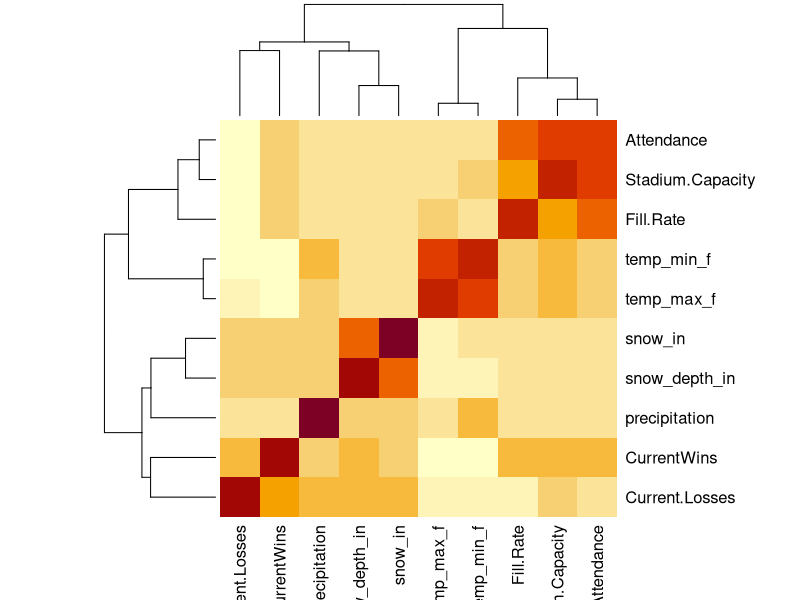
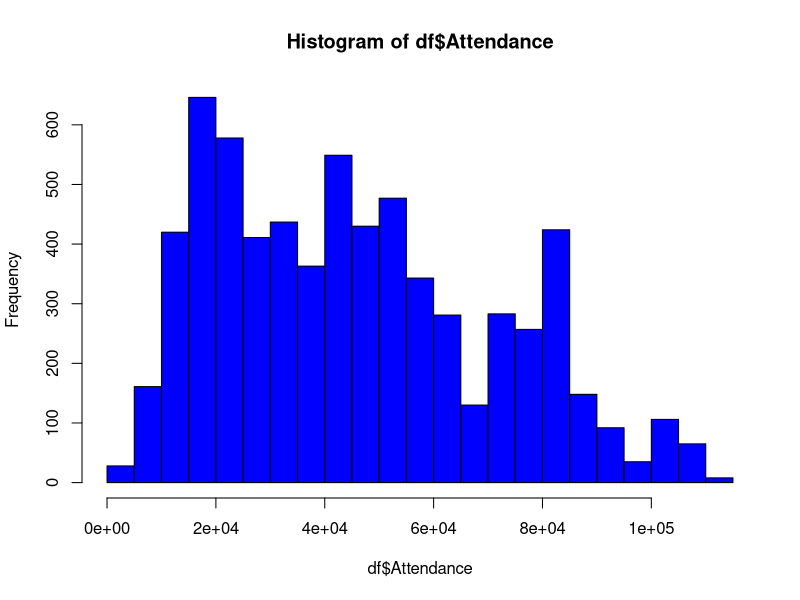
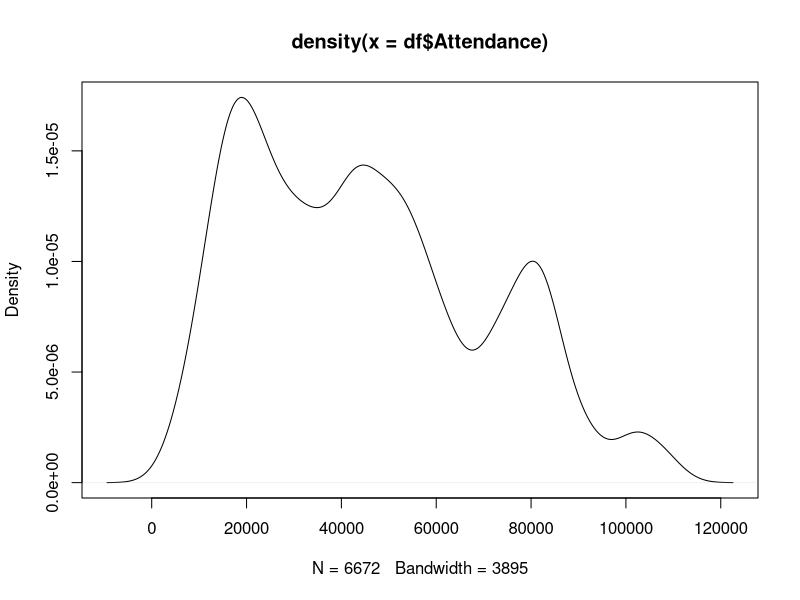
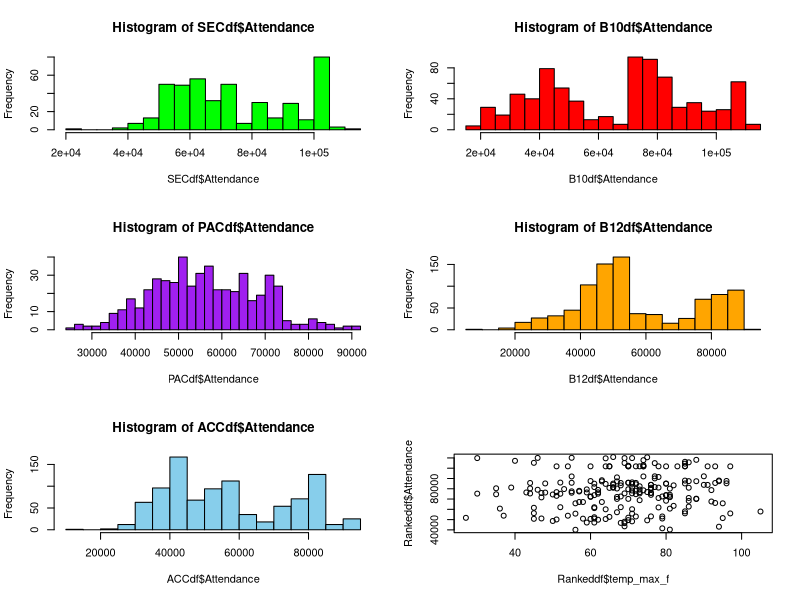
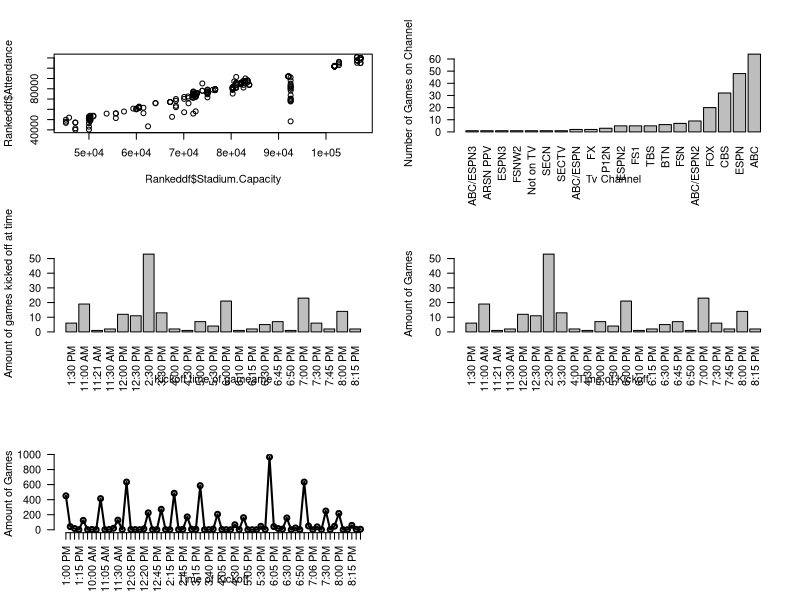

Here is the R script that generated these plots, in order:
#import packages
library(datasets)
library(tidyverse)
library(psych)

#Beginning the exploration
df<-read.csv("CFBattendance.csv")
head(df)
names(df)[names(df) == "PRCP"] <- "precipitation"
names(df)[names(df) == "SNWD"] <- "snow_depth_in"
names(df)[names(df) == "TMAX"] <- "temp_max_f"
names(df)[names(df) == "TMIN"] <- "temp_min_f"
names(df)[names(df) == "SNOW"] <- "snow_in"
str(df)

#Summary statistics for continuous variables
describe(df["Attendance"])
describe(df["CurrentWins"])
describe(df["Current.Losses"])
describe(df["Stadium.Capacity"])
describe(df["Fill.Rate"])
describe(df["precipitation"])
describe(df["snow_in"])
describe(df["snow_depth_in"])
describe(df["temp_max_f"])
describe(df["temp_min_f"])

#summary statistics for discrete variables
sort(table(df$Team))
sort(table(df$Opponent))
sort(table(df$Rank))
sort(table(df$Site))
sort(table(df$Tv))
sort(table(df$New.Coach))
sort(table(df$Tailgating))
sort(table(df$Opponent_Rank))
sort(table(df$Conference))
sort(table(df$Year))
sort(table(df$Month))
sort(table(df$Day))

#Correlation matrix for all continuous variables
copydf<-subset(df, select=c(Fill.Rate,precipitation,snow_in,snow_depth_in,temp_max_f,Attendance,
                            CurrentWins,Current.Losses,Stadium.Capacity,temp_min_f))
corr<-cor(copydf)
round(corr,2)
heatmap(corr)

#Data set graphical exploration
#distributions
hist(df$Attendance,breaks=25,col="blue")
plot(density(df$Attendance))#could not figure out how to put the kde on top of the histogram

SECdf<-df[which(df$Conference=='SEC'),]
B10df<-df[which(df$Conference=='Big-10'),]
PACdf<-df[which(df$Conference=='Pac-12'),]
B12df<-df[which(df$Conference=='Big-12'),]
ACCdf<-df[which(df$Conference=='ACC'),]

par(mfrow=c(3,2))
hist(SECdf$Attendance,breaks=25,col="green")
hist(B10df$Attendance,breaks=25,col="red")
hist(PACdf$Attendance,breaks=25,col="purple")
hist(B12df$Attendance,breaks=25,col="orange")
hist(ACCdf$Attendance,breaks=25,col="skyblue")

#Scatterplots
power5df<-df[which((df$Conference=='SEC')|
                   (df$Conference=='Big-10')|
                   (df$Conference=='Pac-12')|
                   (df$Conference=='Big-12')|
                   (df$Conference=='Acc')
                   ),]


Rankeddf<-power5df[which((power5df$Rank!='NR')&
                     (power5df$Opponent_Rank!='NR')
                   ),]
plot(Rankeddf$temp_max_f,Rankeddf$Attendance)#I couldn't figure out how to make the pairplot and the hue

plot(Rankeddf$Stadium.Capacity,Rankeddf$Attendance)

#barcharts
rankedChannels<-sort(table(Rankeddf$TV))
barplot(rankedChannels,xlab="Tv Channel",ylab="Number of Games on Channel",las=2)

times<-table(Rankeddf$Time)
barplot(times,xlab="Kickoff time of gameame",ylab='Amount of games kicked off at time',las=2)
barplot(times,las=2,xlab="Time of Kickoff",ylab="Amount of Games")

#Other plots
times<-table(df$Time)
plot(times,type="o",las=2,xlab="Time of Kickoff",ylab="Amount of Games")

#Overall, I will choose Python 9/10 over R